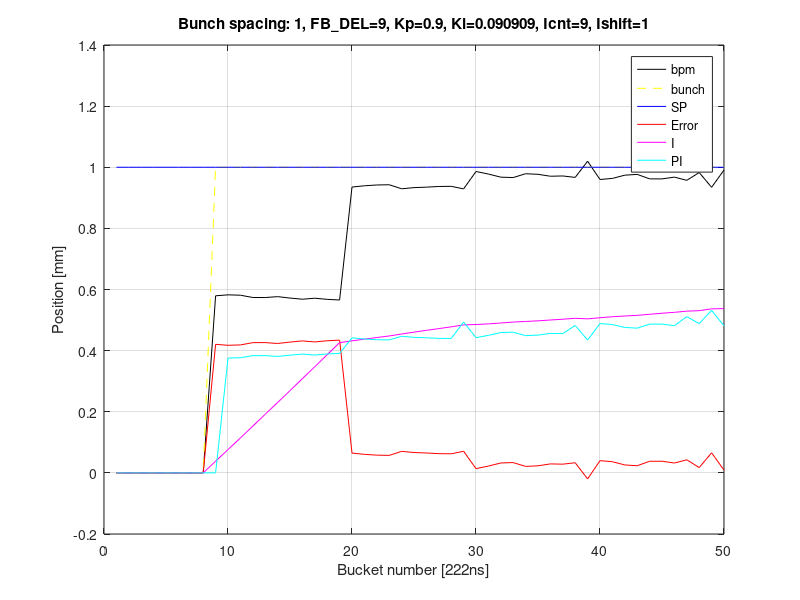

Write MATLAB code to recreate this figure.
clear all

B=50;                 % number of buckets
BS=1;                 % bunch spacing
%BPM_SMP_DEL=10;      % bpm valid delay with respect to bucket trigger

FB_DEL=9;             % feedback delay in buckets
t=1:B;                % time domain vector
Kp=0.9;               % P gain
Ki=1/11;              % I gain
FB_ON=1;              % enable feedback
I_APPLY=FB_DEL;
I_SHIFT=1;

% combination of integrator apply counter, integrator gain versus bunch
% spacing
% FB_DEL = 9;
%
% BS       Ki      I_APPLY
%  1       1/11      FB_DEL
%  2       1/6       FB_DEL
%  3       1/4       FB_DEL+1
%  4       1/3       FB_DEL
%  5       1/3       FB_DEL
%  6       1/2       FB_DEL
%  7       1/2       FB_DEL+1
%  8       1/2       FB_DEL+4
%  9       1/2       FB_DEL+7
% 10       1/2       FB_DEL+7
% 11       1/1       FB_DEL

% calculation vectors
bpm = zeros(2, B);  % 1 - position, 3 - bunch trigger
bpm(1,:) = linspace(0.6, 0.5, B) + 0.01.*(rand(1,B)-0.5);
bpm(1,1:FB_DEL-1) = 0;
bpm(2,FB_DEL:BS:end) = 1;

%kpv = zeros(1, B); % Kp gain vector
kpv = linspace(1,0.7,B);

err = zeros(2, B);  % 1 - error value, 2 - error valid
acc = zeros(2, B);  % 1 - acc value, 2 - acc valid
p = zeros(3, B);    % 1 - values, 2 - counter, 3 - trigger
it = zeros(1, B);   % 1 - values, 2 - counter, 3 - trigger
pi = zeros(2, B);   % 1 - values, 2 - counter, 3 - trigger

sp = 1*ones(1, B);
fb_cnt = 0;
in = 0;
for b=1:B   % for each bucket
    % bpm position - repeat the received sample 48 samples * BS
    if bpm(2, b) % bpm valid
      if FB_ON
        if b > (FB_DEL+1)
          bpm(1, b) = bpm(1, b) + pi(1, b-FB_DEL-1);
        end
      end
    else   % repeat previous bunch
      if b>1
        bpm(1, b) = bpm(1, b-1);
      end
    end 
    % calculate error
    if bpm(2, b)
      err(1, b) = sp(b) - bpm(1, b);
    else % repeate previous position error
      if b>1
        err(1, b) = err(1, b-1);
      end
    end    
    % calculate integrator
    if bpm(2,b)
      acc(1, b) = acc(1, b-1) + Ki*err(1,b);
    else
      if b>1
        acc(1, b) = acc(1, b-1);
      end
    end 
    % feedback gate
    %if bpm(2,b)
    if b>FB_DEL
      pi(1, b) = Kp*(err(1,b)+in);   % constant Kp
      %pi(1, b) = kpv(b)*(err(1,b)+in);    % variable Kp
      pi(2,b) = fb_cnt;
      if fb_cnt == I_SHIFT
        in = acc(1,b);
      end
      if fb_cnt <= 1 % constant - the same like in hardware
        fb_cnt = I_APPLY;
      else
        fb_cnt = fb_cnt - 1;
      end
    end
end

% plots 
figure(1)
clf
%hold on
plot(t, bpm(1,:), 'k')
hold on
plot(t, bpm(2,:), 'y--') % plot trigger
plot(t, sp, 'b') % plot sp
plot(t, err(1,:), 'r')
plot(t, acc(1,:), 'm')
plot(t, pi(1,:), 'c')
%plot(t, pi(2,:)/10, 'b')
grid on
legend('bpm', 'bunch','SP', 'Error', 'I', 'PI')
xlabel('Bucket number [222ns]')
ylabel('Position [mm]')
title(['Bunch spacing: ' num2str(BS) ', FB\_DEL=' num2str(FB_DEL) ...
  ', Kp=' num2str(Kp) ', Ki=' num2str(Ki) ', Icnt=' num2str(I_APPLY) ...
  ', Ishift=' num2str(I_SHIFT)]);